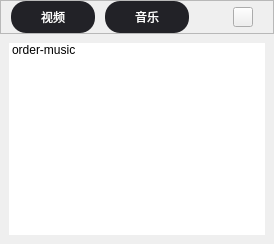
           <widget class="QWidget" name="tab_order">
            <attribute name="title">
             <string>订阅</string>
            </attribute>
            <layout class="QVBoxLayout" name="verticalLayout_57">
             <property name="spacing">
              <number>0</number>
             </property>
             <property name="leftMargin">
              <number>0</number>
             </property>
             <property name="topMargin">
              <number>0</number>
             </property>
             <property name="rightMargin">
              <number>0</number>
             </property>
             <property name="bottomMargin">
              <number>0</number>
             </property>
             <item>
              <layout class="QVBoxLayout" name="verticalLayout_54">
               <item>
                <widget class="QFrame" name="frame_order">
                 <property name="frameShape">
                  <enum>QFrame::StyledPanel</enum>
                 </property>
                 <property name="frameShadow">
                  <enum>QFrame::Raised</enum>
                 </property>
                 <layout class="QHBoxLayout" name="horizontalLayout_48">
                  <property name="spacing">
                   <number>0</number>
                  </property>
                  <property name="leftMargin">
                   <number>0</number>
                  </property>
                  <property name="topMargin">
                   <number>0</number>
                  </property>
                  <property name="rightMargin">
                   <number>0</number>
                  </property>
                  <property name="bottomMargin">
                   <number>0</number>
                  </property>
                  <item>
                   <layout class="QHBoxLayout" name="horizontalLayout_49">
                    <item>
                     <spacer name="horizontalSpacer_81">
                      <property name="orientation">
                       <enum>Qt::Horizontal</enum>
                      </property>
                      <property name="sizeType">
                       <enum>QSizePolicy::Fixed</enum>
                      </property>
                      <property name="sizeHint" stdset="0">
                       <size>
                        <width>10</width>
                        <height>20</height>
                       </size>
                      </property>
                     </spacer>
                    </item>
                    <item>
                     <widget class="QPushButton" name="pushButton_order_videos">
                      <property name="minimumSize">
                       <size>
                        <width>84</width>
                        <height>32</height>
                       </size>
                      </property>
                      <property name="styleSheet">
                       <string notr="true">QPushButton
{
background-color:#222227;
border-radius:15px;
color: rgb(253, 253, 253);
font: 23 10pt &quot;Microsoft YaHei&quot;;
}

QPushButton:hover
{
color: rgb(255, 85, 0);
}</string>
                      </property>
                      <property name="text">
                       <string>视频</string>
                      </property>
                     </widget>
                    </item>
                    <item>
                     <spacer name="horizontalSpacer_82">
                      <property name="orientation">
                       <enum>Qt::Horizontal</enum>
                      </property>
                      <property name="sizeType">
                       <enum>QSizePolicy::Fixed</enum>
                      </property>
                      <property name="sizeHint" stdset="0">
                       <size>
                        <width>10</width>
                        <height>20</height>
                       </size>
                      </property>
                     </spacer>
                    </item>
                    <item>
                     <widget class="QPushButton" name="pushButton_order_musics">
                      <property name="minimumSize">
                       <size>
                        <width>84</width>
                        <height>32</height>
                       </size>
                      </property>
                      <property name="maximumSize">
                       <size>
                        <width>16777215</width>
                        <height>36</height>
                       </size>
                      </property>
                      <property name="styleSheet">
                       <string notr="true">QPushButton
{
background-color:#222227;
border-radius:15px;
color: rgb(253, 253, 253);
font: 23 10pt &quot;Microsoft YaHei&quot;;
}

QPushButton:hover
{
color: rgb(255, 85, 0);
}</string>
                      </property>
                      <property name="text">
                       <string>音乐</string>
                      </property>
                     </widget>
                    </item>
                    <item>
                     <spacer name="horizontalSpacer_83">
                      <property name="orientation">
                       <enum>Qt::Horizontal</enum>
                      </property>
                      <property name="sizeHint" stdset="0">
                       <size>
                        <width>40</width>
                        <height>20</height>
                       </size>
                      </property>
                     </spacer>
                    </item>
                    <item>
                     <widget class="QPushButton" name="pushButton_order_delete">
                      <property name="minimumSize">
                       <size>
                        <width>20</width>
                        <height>20</height>
                       </size>
                      </property>
                      <property name="maximumSize">
                       <size>
                        <width>20</width>
                        <height>20</height>
                       </size>
                      </property>
                      <property name="styleSheet">
                       <string notr="true">QPushButton
{
border-image: url(:/images/icon/his_delete_hover.png);
}
QPushButton:hover
{
border-image: url(:/images/icon/his_delete_hover_orange.png);
}</string>
                      </property>
                      <property name="text">
                       <string/>
                      </property>
                     </widget>
                    </item>
                    <item>
                     <spacer name="horizontalSpacer_88">
                      <property name="orientation">
                       <enum>Qt::Horizontal</enum>
                      </property>
                      <property name="sizeType">
                       <enum>QSizePolicy::Fixed</enum>
                      </property>
                      <property name="sizeHint" stdset="0">
                       <size>
                        <width>20</width>
                        <height>20</height>
                       </size>
                      </property>
                     </spacer>
                    </item>
                   </layout>
                  </item>
                 </layout>
                </widget>
               </item>
               <item>
                <widget class="QStackedWidget" name="stackedWidget_order">
                 <property name="currentIndex">
                  <number>1</number>
                 </property>
                 <widget class="QWidget" name="page_order1">
                  <layout class="QVBoxLayout" name="verticalLayout_55">
                   <item>
                    <widget class="QListWidget" name="listWidget_order_videos">
                     <property name="styleSheet">
                      <string notr="true">QListWidget
{
border:none;
}
QListWidget::item
{

}

QListWidget::item:hover
{

}</string>
                     </property>
                     <item>
                      <property name="text">
                       <string>order-videos</string>
                      </property>
                     </item>
                    </widget>
                   </item>
                  </layout>
                 </widget>
                 <widget class="QWidget" name="page_order2">
                  <layout class="QVBoxLayout" name="verticalLayout_56">
                   <item>
                    <widget class="QListWidget" name="listWidget_order_musics">
                     <property name="styleSheet">
                      <string notr="true">QListWidget
{
border:none;
}
QListWidget::item
{

}

QListWidget::item:hover
{

}</string>
                     </property>
                     <item>
                      <property name="text">
                       <string>order-music</string>
                      </property>
                     </item>
                    </widget>
                   </item>
                  </layout>
                 </widget>
                </widget>
               </item>
              </layout>
             </item>
            </layout>
           </widget>
